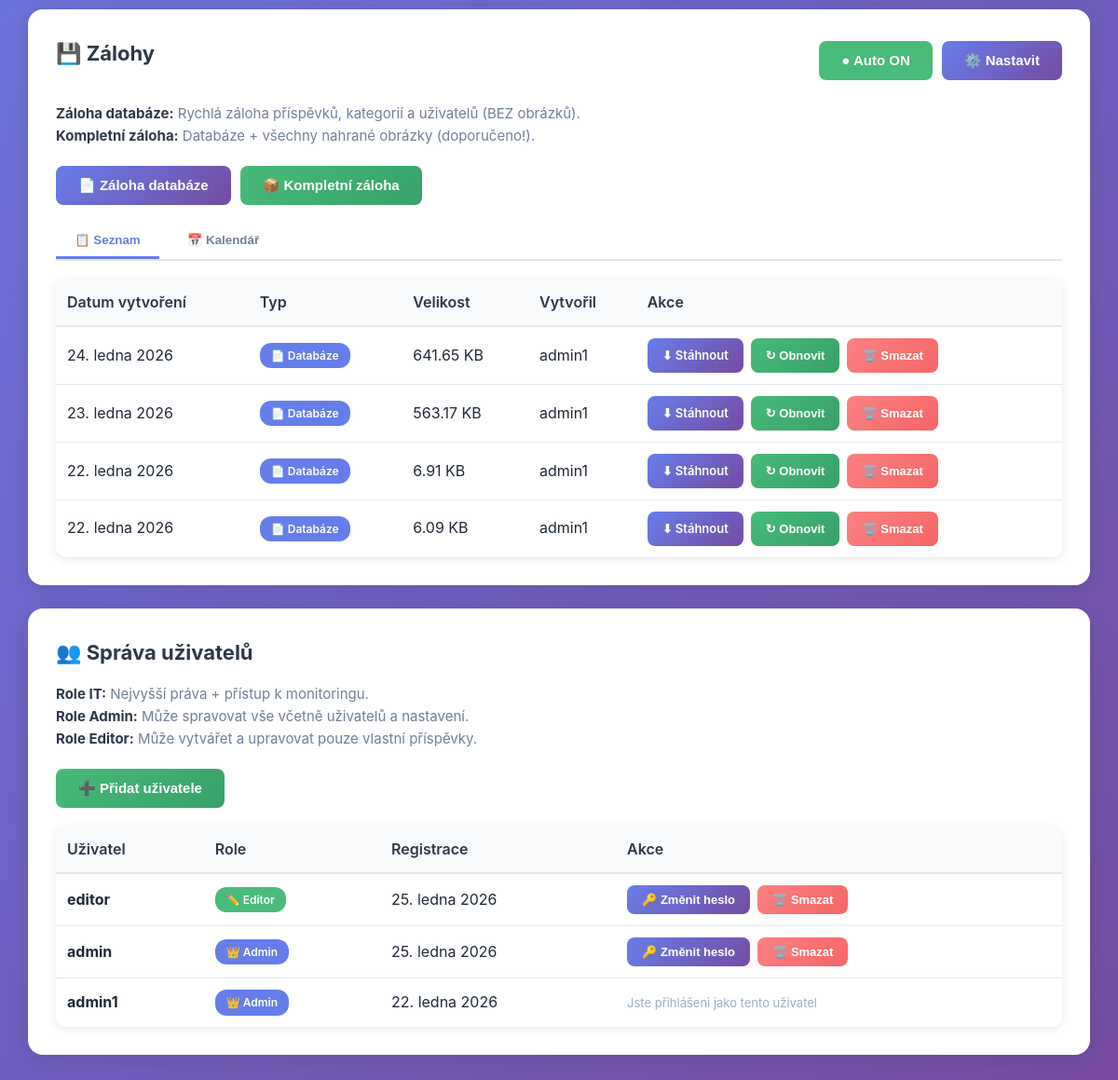
The app's page /admin/settings.php (signed in, lower part), older data.
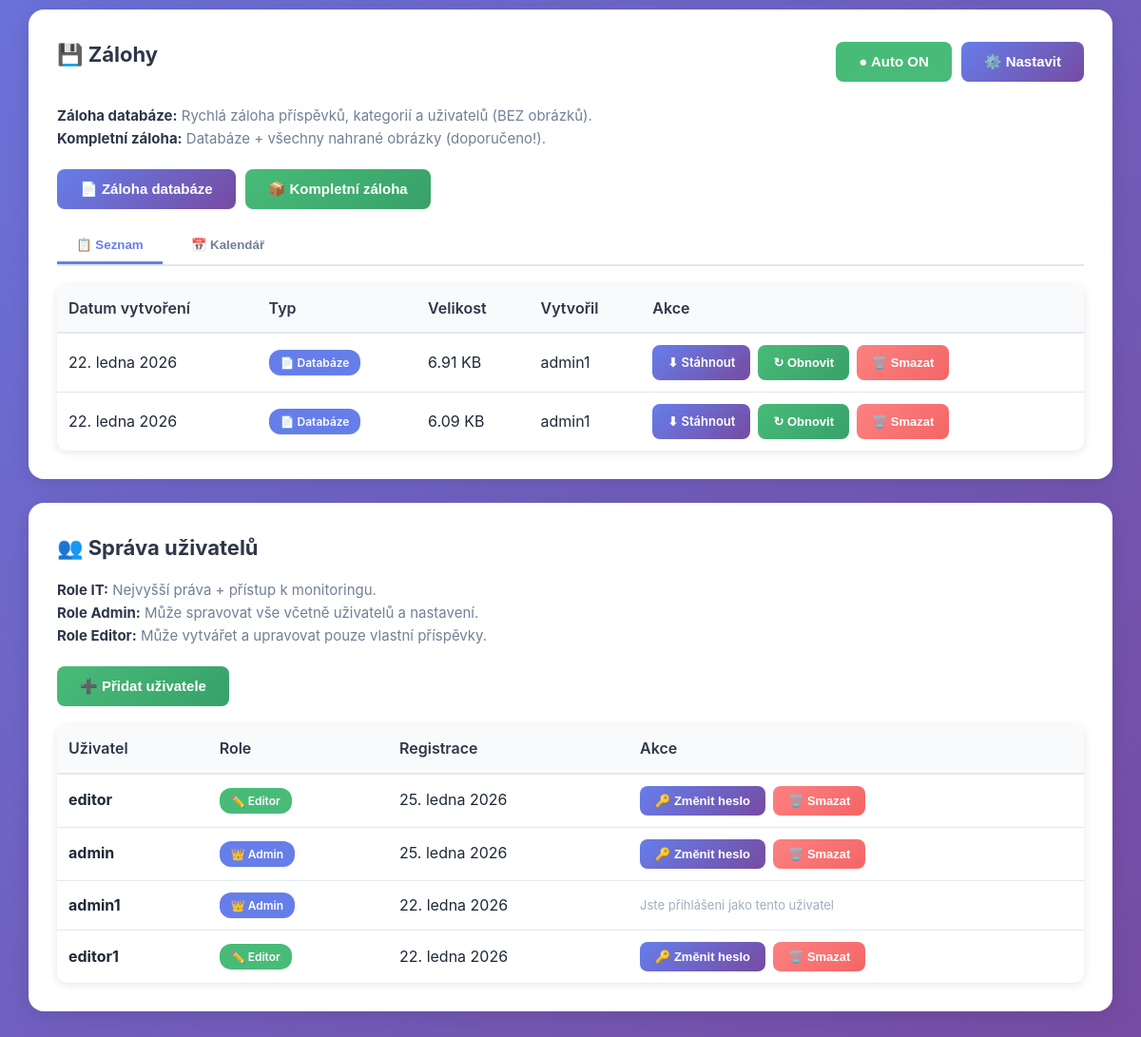
The same page, newer data.
### tables this page shows
CREATE TABLE `backups` (
  `id` int(11) NOT NULL AUTO_INCREMENT,
  `filename` varchar(255) NOT NULL,
  `filepath` varchar(255) NOT NULL,
  `size_bytes` bigint(20) DEFAULT NULL,
  `created_by` int(11) DEFAULT NULL,
  `created_at` timestamp NOT NULL DEFAULT CURRENT_TIMESTAMP,
  PRIMARY KEY (`id`),
  KEY `created_by` (`created_by`),
  KEY `idx_created` (`created_at`),
  CONSTRAINT `backups_ibfk_1` FOREIGN KEY (`created_by`) REFERENCES `users` (`id`) ON DELETE SET NULL
);

CREATE TABLE `users` (
  `id` int(11) NOT NULL AUTO_INCREMENT,
  `username` varchar(50) NOT NULL,
  `password` varchar(255) NOT NULL,
  `email` varchar(100) DEFAULT NULL,
  `role` enum('admin','editor') DEFAULT 'editor',
  `created_at` timestamp NOT NULL DEFAULT CURRENT_TIMESTAMP,
  `last_login` timestamp NULL DEFAULT NULL,
  PRIMARY KEY (`id`),
  UNIQUE KEY `username` (`username`),
  KEY `idx_username` (`username`)
);

### includes/database.class.php (called while the page is built, shortened)
<?php
class Database {
    private $connection;
    private $stmt;
    public function __construct() {
        $dsn = 'mysql:host=' . DB_HOST . ';dbname=' . DB_NAME . ';charset=' . DB_CHARSET;
        $options = [
            PDO::ATTR_ERRMODE => PDO::ERRMODE_EXCEPTION,
            PDO::ATTR_DEFAULT_FETCH_MODE => PDO::FETCH_ASSOC,
            PDO::ATTR_EMULATE_PREPARES => false,
            PDO::MYSQL_ATTR_INIT_COMMAND => "SET NAMES utf8mb4 COLLATE utf8mb4_unicode_ci"
        ];
        try {
            $this->connection = new PDO($dsn, DB_USER, DB_PASS, $options);
        } catch (PDOException $e) {
            $this->error = $e->getMessage();
            $this->logError('Database Connection', $e->getMessage());
            die('Chyba připojení k databázi. Zkontrolujte konfiguraci.');
        }
    }
    public function query($sql) {
    try {
        $this->stmt = $this->connection->prepare($sql);
        return $this;
    } catch (PDOException $e) {
        $this->logError('Query Prepare', $e->getMessage());
        $this->stmt = null;
        return $this;
    }
}
    public function bind($param, $value, $type = null) {
        if (is_null($type)) {
            switch (true) {
                case is_int($value):
                    $type = PDO::PARAM_INT;
                    break;
                default:
                    $type = PDO::PARAM_STR;
            }
        }
        $this->stmt->bindValue($param, $value, $type);
        return $this;
    }
    public function execute() {
        try {
            return $this->stmt->execute();
        } catch (PDOException $e) {
            $this->logError('Query Execute', $e->getMessage());
            return false;
        }
    }
    public function fetchAll() {
    $this->execute();
    return $this->stmt->fetchAll();
    }
    public function fetch() {
        $this->execute();
        return $this->stmt->fetch();
    }
}
?>

### includes/backup.class.php (called while the page is built, shortened)
<?php
class Backup {
    private $db;
    public function __construct() {
        global $db;
        $this->db = $db;
        $this->backupDir = BACKUPS_PATH;
    }
    public function listBackups() {
        $this->db->query(
            "SELECT b.*, u.username as created_by_name
             FROM backups b
             LEFT JOIN users u ON b.created_by = u.id
             ORDER BY b.created_at DESC"
        );
        return $this->db->fetchAll();
    }
}
?>

### config.php (called while the page is built, shortened)
<?php
require_once INCLUDES_PATH . 'database.class.php';
require_once INCLUDES_PATH . 'backup.class.php';
$db = new Database();
require_once INCLUDES_PATH . 'helpers.php';
?>

### includes/helpers.php (called while the page is built, shortened)
<?php
function formatDate($date, $format = 'j. n. Y') {
    $months = [
        1 => 'ledna', 2 => 'února', 3 => 'března', 4 => 'dubna',
        5 => 'května', 6 => 'června', 7 => 'července', 8 => 'srpna',
        9 => 'září', 10 => 'října', 11 => 'listopadu', 12 => 'prosince'
    ];
    $timestamp = is_numeric($date) ? $date : strtotime($date);
    $day = date('j', $timestamp);
    $month = $months[(int)date('n', $timestamp)];
    $year = date('Y', $timestamp);
    return "$day. $month $year";
}
function e($text) {
    return htmlspecialchars($text, ENT_QUOTES, 'UTF-8');
}
function formatBytes($bytes, $precision = 2) {
    $units = ['B', 'KB', 'MB', 'GB', 'TB'];
    for ($i = 0; $bytes > 1024 && $i < count($units) - 1; $i++) {
        $bytes /= 1024;
    }
    return round($bytes, $precision) . ' ' . $units[$i];
}
?>

### admin/settings.php (the view, shortened to what the rows shown need)
<?php
require_once '../config.php';
$backup = new Backup();
$backups = $backup->listBackups();
$db3 = new Database();
$db3->query("
    SELECT b.*,
           CASE
               WHEN b.created_by = 0 OR b.created_by IS NULL THEN 'Systém'
               ELSE u.username
           END as created_by_name
    FROM backups b
    LEFT JOIN users u ON b.created_by = u.id
    ORDER BY b.created_at DESC
");
$backups = $db3->fetchAll();
$db = new Database();
$db->query("SELECT id, username, role, created_at FROM users ORDER BY created_at DESC");
$users = $db->fetchAll();
$db->query("SELECT id, username, role FROM users WHERE id = :id");
$db->bind(':id', $_SESSION['user_id']);
$currentUser = $db->fetch();
?>
<!DOCTYPE html>
<html lang="cs">
<head>
    <link rel="stylesheet" href="<?= ASSETS_URL ?>css/admin.css">
</head>
<body>
    <div class="container">
<div class="card" id="backups">
    <div style="display: flex; justify-content: space-between; align-items: center; margin-bottom: 20px;">
        <h2>💾 Zálohy</h2>
    </div>
    <div id="backupListView">
        <?php if (empty($backups)): ?>
            <div class="empty-state">
                <div class="empty-state-icon">📭</div>
                <p>Zatím žádné zálohy</p>
            </div>
        <?php else:
            $page = isset($_GET['backup_page']) ? (int)$_GET['backup_page'] : 1;
            $perPage = 5;
            $offset = ($page - 1) * $perPage;
            $pagedBackups = array_slice($backups, $offset, $perPage);
        ?>
            <table class="table">
                <thead>
                    <tr>
                        <th>Datum vytvoření</th>
                        <th>Typ</th>
                        <th>Velikost</th>
                        <th>Vytvořil</th>
                        <th>Akce</th>
                    </tr>
                </thead>
                <tbody>
                    <?php foreach ($pagedBackups as $b): ?>
                        <tr <?= $b['last_restored_at'] ? 'style="background: #f0fff4;"' : '' ?>>
                            <td>
                                <?= formatDate($b['created_at']) ?>
                            </td>
                            <td>
                                <?php if (isset($b['type']) && $b['type'] === 'full'): ?>
                                    <span class="badge" style="background: #48bb78; color: white;">📦 Kompletní</span>
                                <?php else: ?>
                                    <span class="badge" style="background: #667eea; color: white;">📄 Databáze</span>
                                <?php endif; ?>
                            </td>
                            <td><?= formatBytes($b['size_bytes']) ?></td>
                            <td><?= e($b['created_by_name'] ?? 'Systém') ?></td>
                            <td>
                                <div class="table-actions">
                                    <a href="download_backup.php?id=<?= $b['id'] ?>" class="btn btn-primary btn-small">⬇ Stáhnout</a>
                                    <button onclick="openRestoreModal(<?= $b['id'] ?>, '<?= e($b['filename']) ?>', '<?= formatDate($b['created_at']) ?>')" class="btn btn-success btn-small">↻ Obnovit</button>
                                    <button onclick="openDeleteBackupModal(<?= $b['id'] ?>, '<?= e($b['filename']) ?>')" class="btn btn-danger btn-small">🗑️ Smazat</button>
                                </div>
                            </td>
                        </tr>
                    <?php endforeach; ?>
                </tbody>
            </table>
        <?php endif; ?>
    </div>
</div>
        <?php if ($currentUser['role'] === 'admin' || $currentUser['role'] === 'it'): ?>
        <div class="card">
            <h2>👥 Správa uživatelů</h2>
            <table class="table">
                <thead>
                    <tr>
                        <th>Uživatel</th>
                        <th>Role</th>
                        <th>Registrace</th>
                        <th>Akce</th>
                    </tr>
                </thead>
                <tbody>
                    <?php foreach ($users as $user): ?>
                        <tr>
                            <td><strong><?= e($user['username']) ?></strong></td>
                            <td>
                                <span class="badge badge-<?= $user['role'] ?>">
                                    <?php
                                    if ($user['role'] === 'it') {
                                        echo '🔧 IT';
                                    } elseif ($user['role'] === 'admin') {
                                        echo '👑 Admin';
                                    } else {
                                        echo '✏️ Editor';
                                    }
                                    ?>
                                </span>
                            </td>
                            <td><?= formatDate($user['created_at']) ?></td>
                            <td>
                                <div class="table-actions">
                                    <?php if ($user['id'] !== $_SESSION['user_id']): ?>
                                        <?php if ($user['role'] === 'it' && $currentUser['role'] !== 'it'): ?>
                                            <span style="color: #9f7aea; font-size: 13px;">🔒 IT účet - pouze IT může upravovat</span>
                                        <?php else: ?>
                                            <button onclick="openChangePasswordModal(<?= $user['id'] ?>, '<?= e($user['username']) ?>')" class="btn btn-primary btn-small">🔑 Změnit heslo</button>
                                            <button onclick="confirmDeleteUser(<?= $user['id'] ?>, '<?= e($user['username']) ?>')" class="btn btn-danger btn-small">🗑️ Smazat</button>
                                        <?php endif; ?>
                                    <?php else: ?>
                                        <span style="color: #a0aec0; font-size: 13px;">Jste přihlášeni jako tento uživatel</span>
                                    <?php endif; ?>
                                </div>
                            </td>
                        </tr>
                    <?php endforeach; ?>
                </tbody>
            </table>
        </div>
        <?php endif; ?>
    </div>
</body>
</html>

Row changes from the older to the newer data that the page shows:
removed backups: created_at "24. ledna 2026", size_bytes "641.65 KB", created_by.username "admin1"
removed backups: created_at "23. ledna 2026", size_bytes "563.17 KB", created_by.username "admin1"
added users: username "editor1", role "✏️ Editor", created_at "22. ledna 2026"
